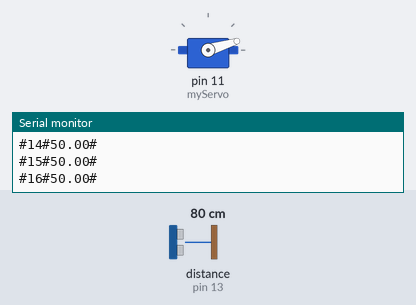
Simulated run of this sketch. Board: Arduino Uno, built with avr-gcc and run on an emulated ATmega328P. On the bench: servo, the last lines printed to the serial monitor. Wiring (inferred from the names in the program): ultrasonic range finder: trigger pin 12; echo pin 13. The test bench sets the inputs (shaded band); at power-on: distance to the obstacle (sensor on pin 13) 80 cm. The echo pulse lasts 58.3 µs per cm.

Above: at 1.39 s.
1.4 s: distance to the obstacle (sensor on pin 13) set to 35 cm
At 2.27 s:
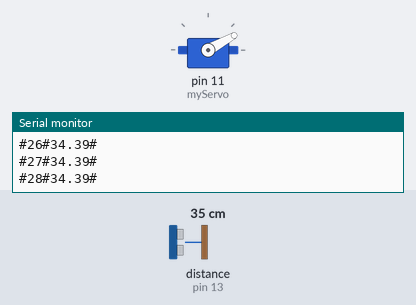
4.4 s: distance to the obstacle (sensor on pin 13) set to 2 cm
At 4.4 s:
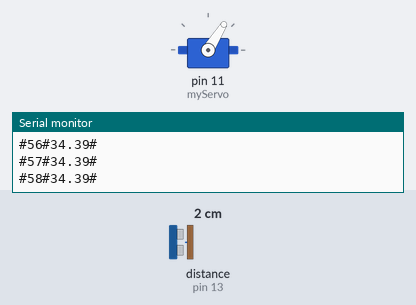
7.4 s: distance to the obstacle (sensor on pin 13) set to 120 cm
At 7.46 s:
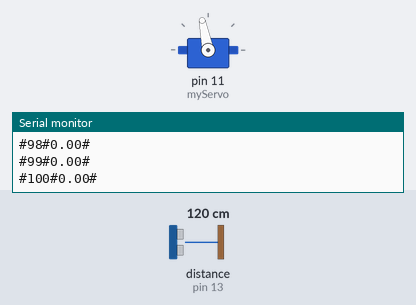
10.4 s: distance to the obstacle (sensor on pin 13) set to 4 cm
13.4 s: distance to the obstacle (sensor on pin 13) set to 9 cm
Timing chart, 0 to 17.4 s (numbered marks = the images above; inputs shaded):
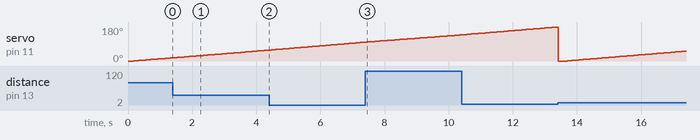

The sketch:

raderIno.ino
```cpp
#include<Servo.h>
#define Trig 12//引脚Tring 连接 IO D2
#define Echo 13 //引脚Echo 连接 IO D3
Servo myServo; //实例化舵机对象
float distance;

void setup() {
  pinMode(Trig, OUTPUT);
  pinMode(Echo, INPUT);
  myServo.attach(11); //初始化舵机信号引脚
  Serial.begin(9600); //初始化通信波特率
  myServo.write(0);//设定舵机的初始角度
  delay(100);
}

void loop() {
  for (int i = 0; i <= 180; i++) {
    myServo.write(i);
    distance = getDistance(Trig, Echo);
    if (distance > 50) //当超声波测到的距离超出范围时，设定为可检测到的最远距离
      distance = 50;
    else if (distance < 5) //当超声波测到的距离小于5时，设定为0
      distance = 0;
	//将数据按照一定格式发送给串口
    Serial.print('#');
    Serial.print(i);
    Serial.print('#');
    Serial.print(distance);
    Serial.println('#');
    delay(70); //70ms一次转动与采集,略大于最大测量周期66ms
  }
  myServo.write(0);
  delay(200);
}

float getDistance(int trig, int echo) {
  float temp = 0, distancecm = 0;
  digitalWrite(trig, LOW);   //给Trig发送一个低电平
  delayMicroseconds(2);      //等待 2微妙
  digitalWrite(trig, HIGH);  //给Trig发送一个高电平
  delayMicroseconds(10);     //等待 10微妙
  digitalWrite(trig, LOW);   //给Trig发送一个低电平
  temp = (float)(pulseIn(echo, HIGH,750000));//存储回波等待时间
  distancecm = temp * 17 / 1000; //把回波时间换算成cm
  return distancecm;
}
```
